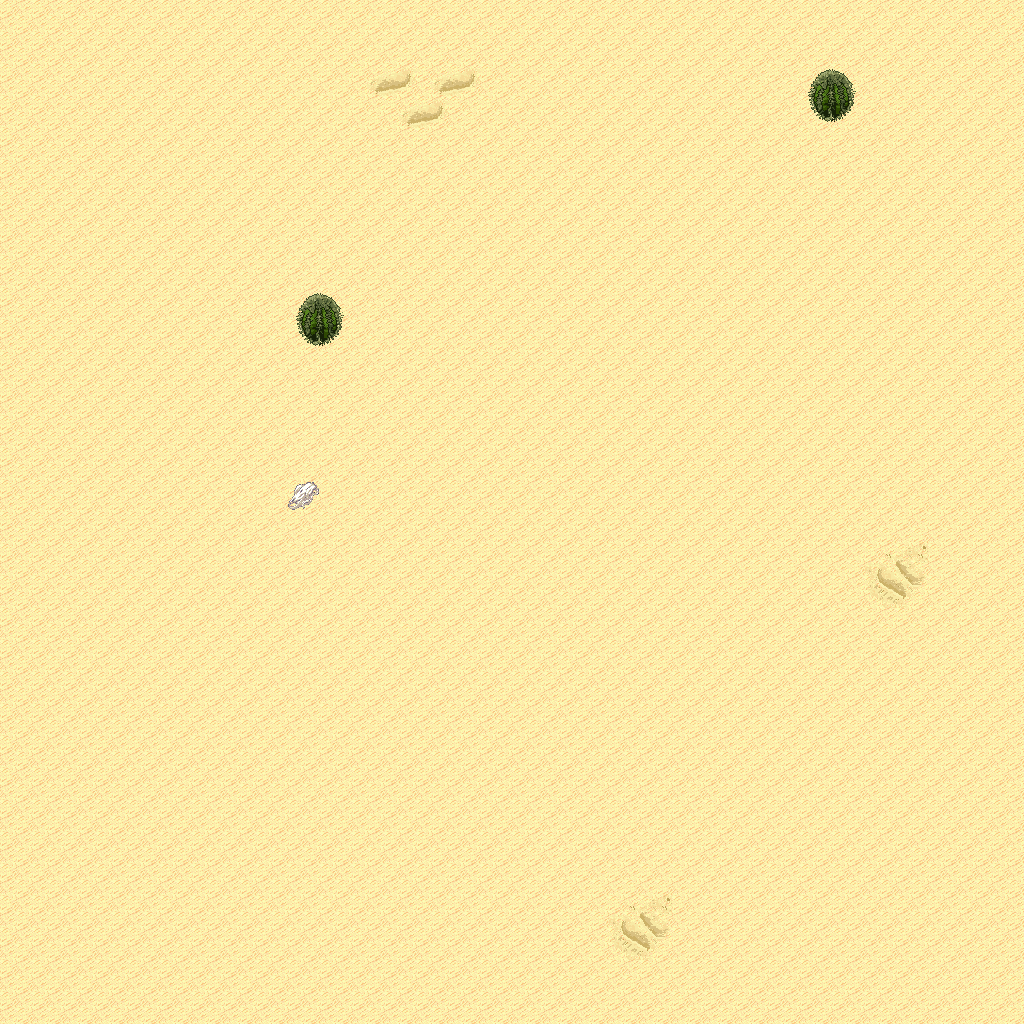

A level layout from a 2D game, rendered from its tile map. Below: a short description, then the map file with tile-grid data replaced by summaries:
An orthogonal 32x32 tile map with 32x32 px tiles, 5 tile layers (Ground, Objects, Objects2, Above, ...), 1 hidden layer not drawn, 6 tilesets.

<map version="1.10" tiledversion="1.11.0" orientation="orthogonal" renderorder="right-down" width="32" height="32" tilewidth="32" tileheight="32" infinite="0" nextlayerid="11" nextobjectid="1">
 <tileset firstgid="1" name="logic_collision" tilewidth="32" tileheight="32" tilecount="1" columns="1">
  <image source="../drawable/logic_collision.png" width="32" height="32" />
 </tileset>
 <tileset firstgid="2" name="terrain_desert" tilewidth="32" tileheight="32" tilecount="88" columns="8">
  <image source="../drawable/terrain_desert.png" width="256" height="352" />
 </tileset>
 <tileset firstgid="90" name="ground_sand_2" tilewidth="32" tileheight="32" tilecount="15" columns="5">
  <image source="../drawable/ground_sand_2.png" width="160" height="96" />
 </tileset>
 <tileset firstgid="105" name="plant_cactus_2" tilewidth="32" tileheight="32" tilecount="10" columns="5">
  <image source="../drawable/plant_cactus_2.png" width="160" height="64" />
 </tileset>
 <tileset firstgid="115" name="plant_cactus" tilewidth="32" tileheight="32" tilecount="2" columns="1">
  <image source="../drawable/plant_cactus.png" width="32" height="64" />
 </tileset>
 <tileset firstgid="117" name="plant_round_cactuses" tilewidth="32" tileheight="32" tilecount="20" columns="10">
  <image source="../drawable/plant_round_cactuses.png" width="320" height="64" />
 </tileset>
 <layer id="1" name="Ground" width="32" height="32">
  <data>[1024 cells, 1024 non-empty, 8 distinct tile ids]</data>
 </layer>
 <layer id="2" name="Objects" width="32" height="32">
  <data>[1024 cells, 4 non-empty, 2 distinct tile ids]</data>
 </layer>
 <layer id="3" name="Objects2" width="32" height="32">
  <data>[1024 cells, 0 non-empty, 0 distinct tile ids]</data>
 </layer>
 <layer id="4" name="Above" width="32" height="32">
  <data>[1024 cells, 4 non-empty, 2 distinct tile ids]</data>
 </layer>
 <layer id="5" name="Above2" width="32" height="32">
  <data>[1024 cells, 0 non-empty, 0 distinct tile ids]</data>
 </layer>
 <layer id="6" name="Walkable" width="32" height="32" visible="0">
  <data>[1024 cells, 5 non-empty, 1 distinct tile ids]</data>
 </layer>
 <objectgroup id="7" name="Mapevents" />
 <objectgroup id="8" name="Spawn" />
 <objectgroup id="9" name="Keys" />
 <objectgroup id="10" name="Replace" />
</map>
